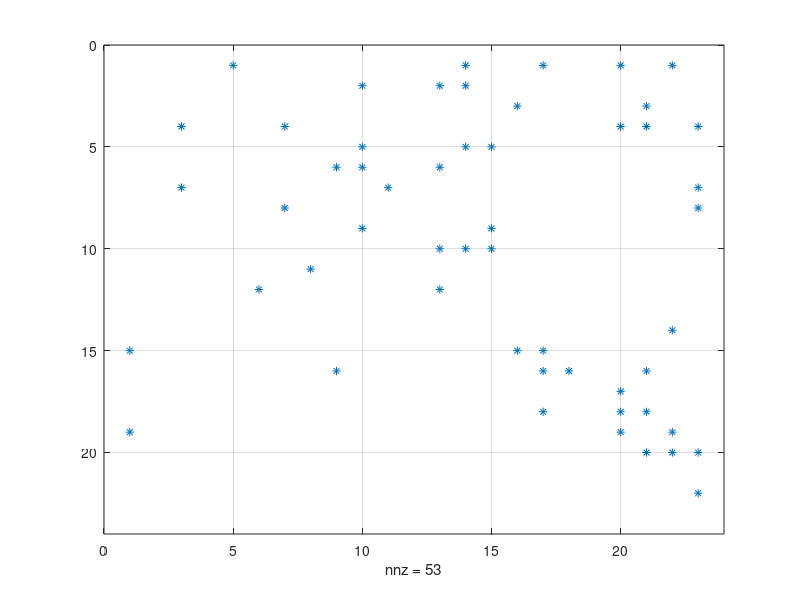

MATLAB code to generate this figure: (Note: this script raises an error after producing the figure.)
%fichier sparse en exemple page 147 du livre

i=[1	1	1	1	1	2	2	2	3	3	4	4	4	4	4	5	5	5	6	6	6	7	7	7	8	8	9	9	10	10	10	11	12	12	14	15	15	15	16	16	16	16	17	18	18	18	19	19	19	20	20	20	22];

j=[5	14	20	17	22	13	14	10	16	21	20	21	7	3	23	15	14	10	10	13	9	11	3	23	23	7	10	15	14	13	15	8	13	6	22	16	1	17	9	17	21	18	20	21	17	20	22	1	20	23	22	21	23];	

s=[1	1	1	1	1	1	1	1	1	1	1	1	1	1	1	1	1	1	1	1	1	1	1	1	1	1	1	1	1	1	1	1	1	1	1	1	1	1	1	1	1	1	1	1	1	1	1	1	1	1	1	1	1];

%taille de la matrice
n=23;
m=23;

M23=sparse(i,j,s,n,m)
M23_pleine=full(M23)
figure(1)
spy(M23)
grid
figure(2)
pltmat(M23,'M23','r',20)
